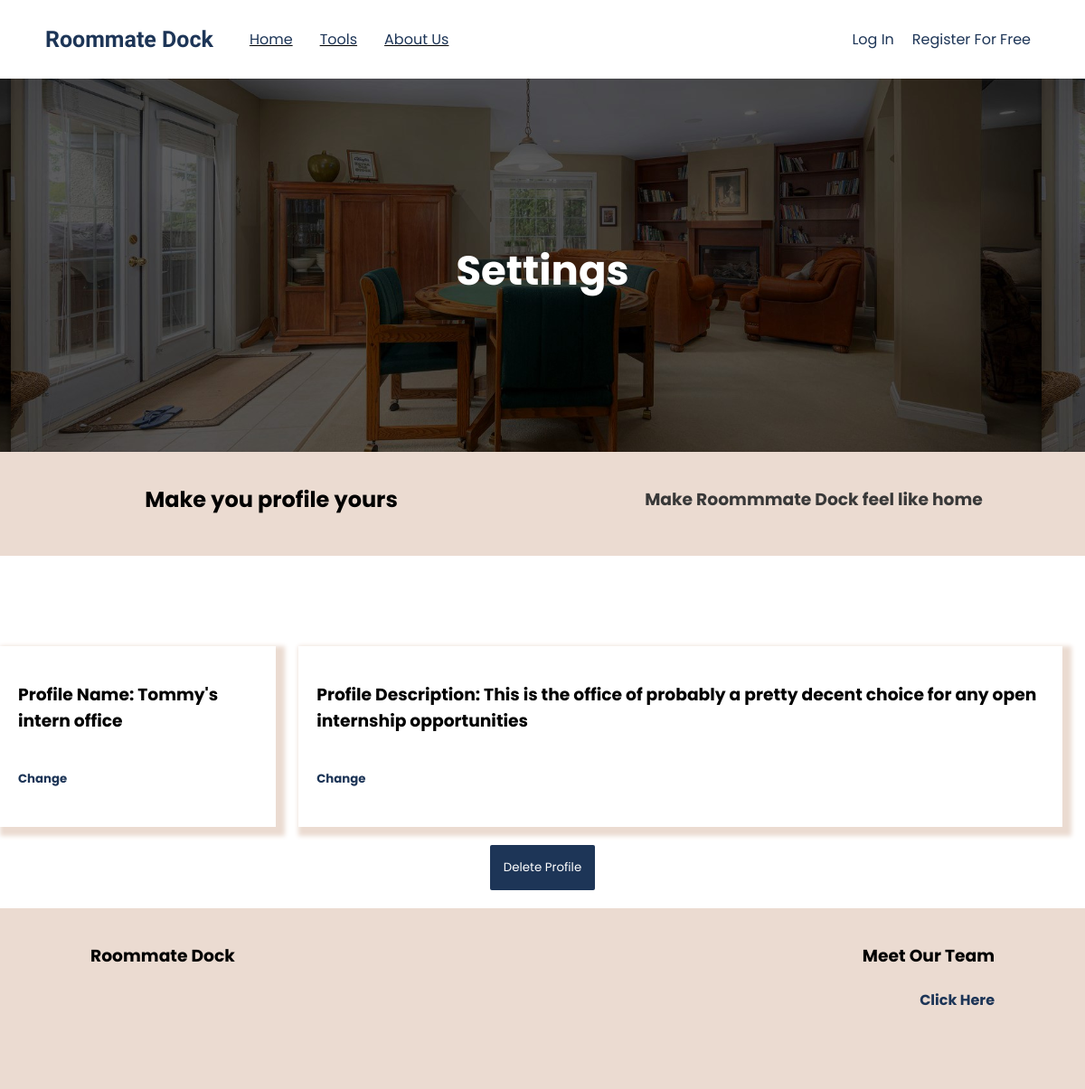
The page /rentsplit/setting/Tommy's intern office on the database its author committed.
### rentsplit/models.py (models this page shows, shortened)
class ProfileAuth(models.Model):
    name = models.CharField(max_length=64, unique=True)
    rent = models.IntegerField(default=0)
    users = models.ManyToManyField(User, related_name='profile')
    description = models.CharField(max_length=120, null=True)

### rentsplit/views.py (the view, shortened to what this page needs)
# urls.py: path('setting/<str:profile_name>', views.profile_settings, name='profile-settings'),
def profile_settings(request, profile_name):
    profile = ProfileAuth.objects.get(name=profile_name)
    context ={
        'profile': profile,
    }
    return render(request, 'rentsplit/settings.html', context)

### rentsplit/templates/rentsplit/settings.html (shortened to what this page needs)
{% extends 'dock/layout-landing.html' %}
{% load static %}
{% block body %}
<div class="content-wrapper app-banner background-image-divider-main center">
    <h1 class='padding-top white-text main-text big-text'>Settings</h1>
</div>
<div class="banner next-to-eachother padding-top-small padding-bottom-small center">
    <div class="half-div center">
        <h2 class='main-text' style='text-align:center;'>Make you profile yours</h2>
    </div>
    <div class="half-div center">
        <h3 class='sub-text'>Make Roommmate Dock feel like home</h3>
    </div>
</div>
    <div class="center next-to-eachother mobile-fit-content">
        <div class="big-card margin-top margin-bottom stack-divs mobile-width margin-right">
            <h3 class='main-text'>Profile Name: {{profile.name}}</h3>
            <h5 class='link main-text' id='settings-change-name'>Change</h5>
        </div>
        <div class="big-card margin-top margin-bottom stack-divs mobile-width margin-right">
            <h3 class='main-text'>Profile Description: {{profile.description}}</h3>
            <h5 class='link main-text' id='settings-change-description'>Change</h5>
        </div>
    </div>
    <div class="center margin-bottom">
        <button class='main-button' id='delete-profile-button'>Delete Profile</button>
    </div>
{% endblock body %}

### static/css/styles.css (style rules this page uses)
body { padding: 0; margin: 0; }
html { padding: 0; margin: 0; }
.link { transition: 0.3s; cursor: pointer; color: #1d3557; }
.main-text { font-family: Poppins; margin-left: 0; margin-right: 0; }
.big-text { font-size: 45px !important; }
.sub-text { font-family: Poppins; color: rgb(56, 56, 56); }
.white-text { color: white; }
.margin-bottom { margin-bottom: 20px; }
.margin-right { margin-right: 25px; }
.margin-top { margin-top: 50px; }
.main-button { background-color: #1d3557; color: white !important; padding: 15px; font-family: Poppins; width: fit-content; border-radius: 2px; transition: 0.3s; border: none; cursor: pointer; }
.big-card { padding: 20px; box-shadow: 5px 5px 5px 5px rgb(235, 219, 209); width: fit-content; }
.next-to-eachother { display: flex; flex-direction: row; align-items: center; justify-content: space-evenly; }
.padding-top { padding-top: 100px; }
.padding-top-small { padding-top: 25px; }
.padding-bottom-small { padding-bottom: 25px; }
.padding-top-small { padding-top: 15px; }
.banner { background-color: rgb(235, 219, 209); }
.stack-divs { display: flex; flex-direction: column; }
.half-div { width: 50%; }
.big-text { margin: 0; }
.background-image-divider-main { background-image: url("../media/rent-divider.jpeg"); height: 500px; background-position: 20% 50%; background-size: 95%; }
.center { display: flex; justify-content: center; align-items: center; }

### rows shown on the page
ProfileAuth: name "Tommy's intern office", description "This is the office of probably a pretty decent choice for any open internship opportunities"
